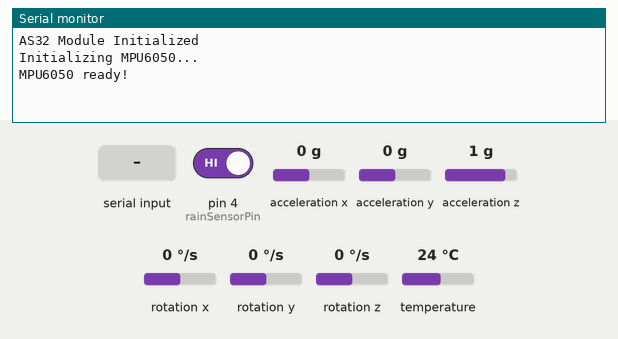
Simulated run of this sketch. Board: Arduino Uno, built with avr-gcc and run on an emulated ATmega328P. Shown: the last lines printed to the serial monitor. The test bench sets the inputs (shaded band); at power-on: pin 4 (rainSensorPin) HIGH, acceleration x 0 g, acceleration y 0 g, acceleration z 1 g, rotation x 0 °/s, rotation y 0 °/s, rotation z 0 °/s, temperature 24 °C.

Above: at 1.2 s.
1.3 s: pin 4 (rainSensorPin) driven LOW
At 2.0 s:
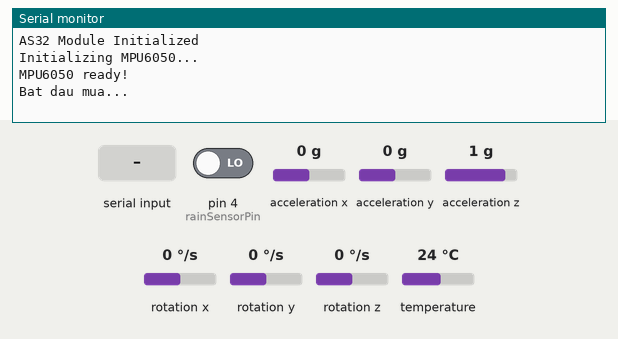
2.8 s: ">" received over Serial
At 3.3 s:
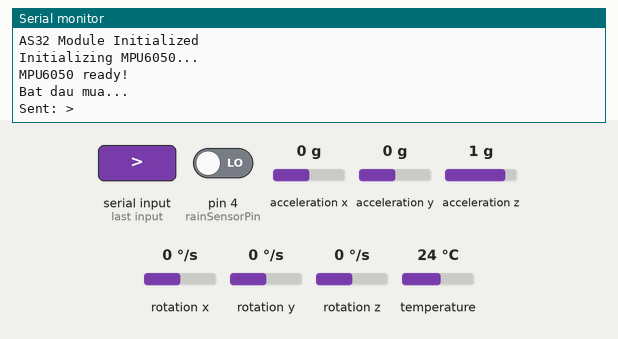
4.3 s: ">" received over the second serial link
At 4.8 s:
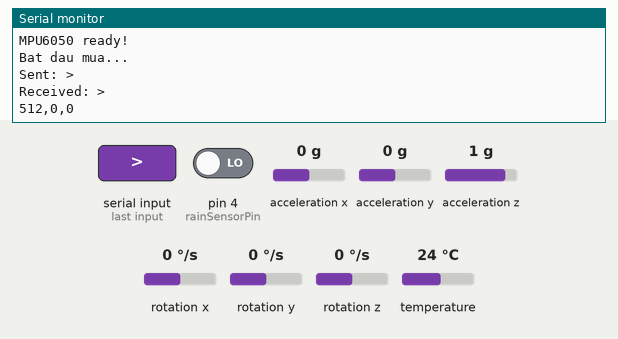
5.8 s: "1" received over Serial
At 6.8 s:
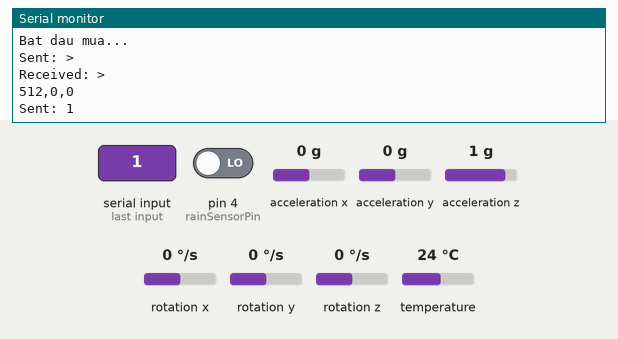
7.3 s: "1" received over the second serial link
At 7.8 s:
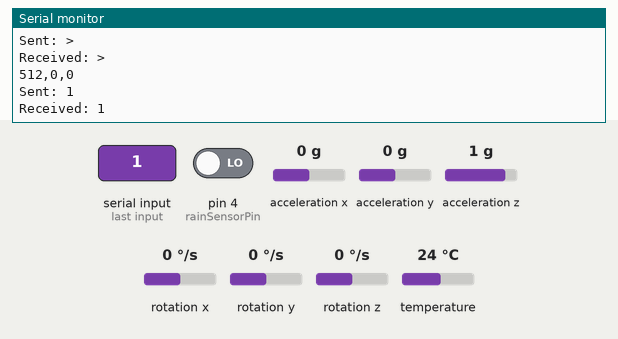

The sketch:

TX2.ino
```cpp
#include <SoftwareSerial.h>
#include <Adafruit_MPU6050.h>
#include <Adafruit_Sensor.h>
#include <Wire.h>

Adafruit_MPU6050 mpu;
// Chọn chân cho SoftwareSerial
SoftwareSerial mySerial(2, 3); // RX, TX
#define do_am A0
#define mua A1
int goc=0;
const int rainSensorPin = 4;

// Biến lưu trạng thái của cảm biến mưa
int rainState = 0;

// Biến lưu thời gian bắt đầu mưa
unsigned long startTime = 0;

// Cờ kiểm tra trạng thái mưa
bool isRaining = false;
unsigned long rainDuration=0;
unsigned long timerain = 0;
void setup() {
  // Khởi tạo cổng Serial
  Serial.begin(9600);     // Serial chính để giao tiếp với máy tính
  mySerial.begin(9600);   // Serial giao tiếp với AS32
  pinMode(do_am, INPUT);      // AUX để kiểm tra trạng thái (nếu cần)
  pinMode(rainSensorPin, INPUT);     // AUX để kiểm tra trạng thái (nếu cần)
  Serial.println("AS32 Module Initialized");
//  Serial.begin(115200);
  Wire.begin();

  // Khởi tạo MPU6050
  Serial.println("Initializing MPU6050...");
  if (!mpu.begin()) {
    Serial.println("MPU6050 not connected!");
    while (1);
  }

  // Cấu hình bộ lọc và các thông số khác
  mpu.setAccelerometerRange(MPU6050_RANGE_2_G);
  mpu.setGyroRange(MPU6050_RANGE_250_DEG);
  mpu.setFilterBandwidth(MPU6050_BAND_21_HZ);

  Serial.println("MPU6050 ready!");
}
void loop() {
  sensors_event_t a, g, temp;
  mpu.getEvent(&a, &g, &temp);
  rainState = digitalRead(rainSensorPin);

  if (rainState == LOW && !isRaining) { // Phát hi?n b?t d?u mua
    isRaining = true;
    startTime = millis(); // Luu th?i di?m b?t d?u mua
    Serial.println("Bat dau mua...");
  }

  if (rainState == LOW && isRaining) { // Ðang mua
    unsigned long currentTime = millis(); // L?y th?i gian hi?n t?i
    rainDuration = currentTime - startTime; // Tính th?i gian mua
  }

  if (rainState == HIGH && isRaining) { // Phát hi?n mua k?t thúc
    isRaining = false;
    unsigned long currentTime = millis(); // L?y th?i gian hi?n t?i
    rainDuration = currentTime - startTime; // Tính t?ng th?i gian mua
  }

  // Tính toán góc nghiêng (pitch và roll) dựa trên gia tốc kế
  int roll = atan2(a.acceleration.y, a.acceleration.z) * 180 / PI;
  int pitch = atan(-a.acceleration.x / sqrt(a.acceleration.y * a.acceleration.y + a.acceleration.z * a.acceleration.z)) * 180 / PI;
  if(abs(roll)>abs(pitch)) goc =roll;
  if(abs(roll)<abs(pitch)) goc =pitch;
  timerain = rainDuration / 60000.0;
  // Gửi dữ liệu từ máy tính qua AS32
  if (Serial.available()) {
    char data = Serial.read();
    mySerial.write(data);
    Serial.println("Sent: " + String(data));
  }
  String data="";
  // Nhận dữ liệu từ AS32 và hiển thị
  if (mySerial.available()) {
    char receivedData = mySerial.read();
    Serial.println("Received: " + String(receivedData));
    if(receivedData=='>')
    {
      int do_am = analogRead(do_am);
      int nghieng = 10;
      data=String(do_am)+","+String(timerain)+","+String(goc);
      mySerial.println(data);
      Serial.println(data);
      }
  }
}
```

Measured:
- after the input at 1.3 s, the serial monitor: prints a new line at once (image 1)
- after the input at 2.8 s, the serial monitor: prints a new line at once (image 2)
- after the input at 4.3 s, the serial monitor: prints a new line at once (image 3)
- after the input at 5.8 s, the serial monitor: prints a new line at once (image 4)
- after the input at 7.3 s, the serial monitor: prints a new line at once (image 5)
